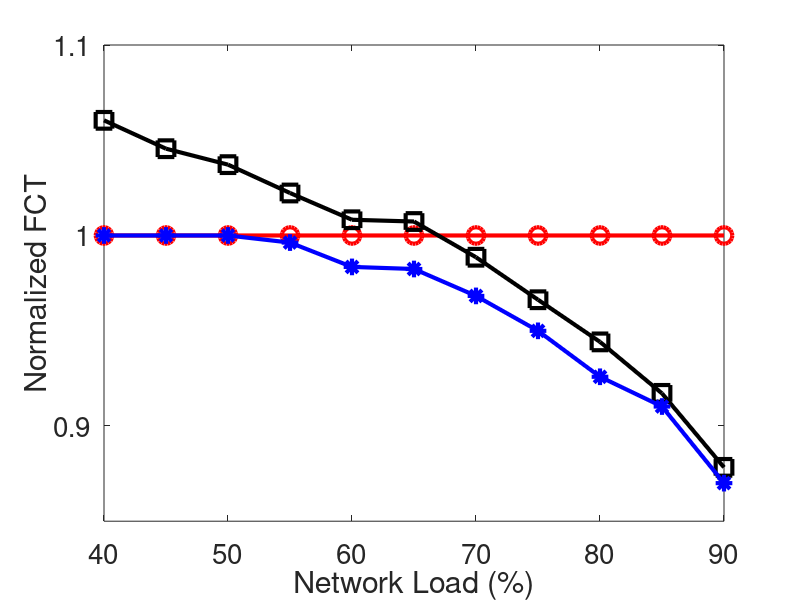

Source code (MATLAB): (Note: this script raises an error after producing the figure.)
clear
clc

x=[
0.4,
0.45,
0.5,
0.55,
0.6,
0.65,
0.7,
0.75,
0.8,
0.85,
0.9
];

k_80=[
1
1
1
1
1
1
1
1
1
1
1
];

k_22=[
1.060453401
1.045558087
1.037190083
1.022304833
1.008250825
1.007331378
0.98857868
0.966267682
0.944139194
0.917114351
0.878266412
];

bcc=[
1
1
1
0.996282528
0.98349835
0.982404692
0.968274112
0.949945593
0.925824176
0.910207214
0.86998088
];

figure(1);
width=900;
height=480;
left=100;
bottem=0;

plot(x * 100,k_80,'-ro','LineWidth',3,...
    'MarkerSize',12);
hold on;
plot(x * 100,k_22,'-ks','LineWidth',3,...
    'MarkerSize',12);
hold on;
plot(x * 100,bcc,'-b*','LineWidth',3,...
    'MarkerSize',12);
hold on;

xlabel('Network Load (%)','FontSize', 20)
ylabel('Normalized FCT','FontSize', 20);
set(gca, 'FontSize', 20, 'xtick',[40,50,60,70,80,90], 'ytick',[0.8, 0.9, 1, 1.1, 1.2]); % set font size of tick labels
h=legend('DCTCP K=720KB','DCTCP K=200KB','BCC', 20,'Location', 'SouthWest');
set(h,'FontSize',20,'LineWidth',1,'Box','off');
axis([40,90,0.75,1.25]);
grid on;
hold off;